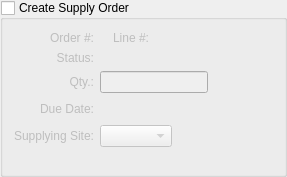
                <widget class="QGroupBox" name="_createSupplyOrder">
                 <property name="sizePolicy">
                  <sizepolicy hsizetype="Fixed" vsizetype="Preferred">
                   <horstretch>1</horstretch>
                   <verstretch>0</verstretch>
                  </sizepolicy>
                 </property>
                 <property name="title">
                  <string>Create Supply Order</string>
                 </property>
                 <property name="checkable">
                  <bool>true</bool>
                 </property>
                 <property name="checked">
                  <bool>false</bool>
                 </property>
                 <layout class="QGridLayout">
                  <item row="0" column="0">
                   <layout class="QHBoxLayout">
                    <item>
                     <layout class="QVBoxLayout">
                      <item>
                       <layout class="QGridLayout">
                        <item row="4" column="1">
                         <layout class="QHBoxLayout">
                          <item>
                           <widget class="WComboBox" name="_supplyWarehouse">
                            <property name="enabled">
                             <bool>false</bool>
                            </property>
                            <property name="type">
                             <enum>WComboBox::Sold</enum>
                            </property>
                           </widget>
                          </item>
                          <item>
                           <spacer>
                            <property name="orientation">
                             <enum>Qt::Horizontal</enum>
                            </property>
                            <property name="sizeHint" stdset="0">
                             <size>
                              <width>0</width>
                              <height>20</height>
                             </size>
                            </property>
                           </spacer>
                          </item>
                         </layout>
                        </item>
                        <item row="2" column="1">
                         <layout class="QHBoxLayout" name="horizontalLayout_7">
                          <item>
                           <widget class="XLineEdit" name="_supplyOrderQty">
                            <property name="alignment">
                             <set>Qt::AlignRight|Qt::AlignTrailing|Qt::AlignVCenter</set>
                            </property>
                           </widget>
                          </item>
                          <item>
                           <spacer name="horizontalSpacer_2">
                            <property name="orientation">
                             <enum>Qt::Horizontal</enum>
                            </property>
                            <property name="sizeHint" stdset="0">
                             <size>
                              <width>40</width>
                              <height>20</height>
                             </size>
                            </property>
                           </spacer>
                          </item>
                         </layout>
                        </item>
                        <item row="0" column="0">
                         <widget class="QLabel" name="_supplyOrderLit">
                          <property name="text">
                           <string>Order #:</string>
                          </property>
                          <property name="alignment">
                           <set>Qt::AlignRight|Qt::AlignTrailing|Qt::AlignVCenter</set>
                          </property>
                         </widget>
                        </item>
                        <item row="0" column="1">
                         <layout class="QHBoxLayout" name="_2">
                          <item>
                           <widget class="XLabel" name="_supplyOrder">
                            <property name="maximumSize">
                             <size>
                              <width>80</width>
                              <height>32767</height>
                             </size>
                            </property>
                            <property name="alignment">
                             <set>Qt::AlignRight|Qt::AlignTrailing|Qt::AlignVCenter</set>
                            </property>
                           </widget>
                          </item>
                          <item>
                           <widget class="QLabel" name="_supplyOrderLineLit">
                            <property name="text">
                             <string>Line #:</string>
                            </property>
                            <property name="alignment">
                             <set>Qt::AlignRight|Qt::AlignTrailing|Qt::AlignVCenter</set>
                            </property>
                           </widget>
                          </item>
                          <item>
                           <widget class="XLabel" name="_supplyOrderLine">
                            <property name="maximumSize">
                             <size>
                              <width>80</width>
                              <height>32767</height>
                             </size>
                            </property>
                            <property name="alignment">
                             <set>Qt::AlignRight|Qt::AlignTrailing|Qt::AlignVCenter</set>
                            </property>
                           </widget>
                          </item>
                          <item>
                           <spacer>
                            <property name="orientation">
                             <enum>Qt::Horizontal</enum>
                            </property>
                            <property name="sizeHint" stdset="0">
                             <size>
                              <width>0</width>
                              <height>0</height>
                             </size>
                            </property>
                           </spacer>
                          </item>
                         </layout>
                        </item>
                        <item row="3" column="1">
                         <layout class="QHBoxLayout">
                          <item>
                           <widget class="DLineEdit" name="_supplyOrderDueDate">
                            <property name="enabled">
                             <bool>false</bool>
                            </property>
                           </widget>
                          </item>
                          <item>
                           <spacer>
                            <property name="orientation">
                             <enum>Qt::Horizontal</enum>
                            </property>
                            <property name="sizeHint" stdset="0">
                             <size>
                              <width>0</width>
                              <height>20</height>
                             </size>
                            </property>
                           </spacer>
                          </item>
                         </layout>
                        </item>
                        <item row="3" column="0">
                         <widget class="QLabel" name="_supplyOrderDueDateLit">
                          <property name="text">
                           <string>Due Date:</string>
                          </property>
                          <property name="alignment">
                           <set>Qt::AlignRight|Qt::AlignTrailing|Qt::AlignVCenter</set>
                          </property>
                          <property name="buddy">
                           <cstring>_supplyOrderDueDate</cstring>
                          </property>
                         </widget>
                        </item>
                        <item row="1" column="0">
                         <widget class="QLabel" name="_supplyOrderStatusLit">
                          <property name="text">
                           <string>Status:</string>
                          </property>
                          <property name="alignment">
                           <set>Qt::AlignRight|Qt::AlignTrailing|Qt::AlignVCenter</set>
                          </property>
                         </widget>
                        </item>
                        <item row="1" column="1">
                         <widget class="QLabel" name="_supplyOrderStatus">
                          <property name="sizePolicy">
                           <sizepolicy hsizetype="Expanding" vsizetype="Preferred">
                            <horstretch>0</horstretch>
                            <verstretch>0</verstretch>
                           </sizepolicy>
                          </property>
                          <property name="alignment">
                           <set>Qt::AlignLeading|Qt::AlignLeft|Qt::AlignVCenter</set>
                          </property>
                         </widget>
                        </item>
                        <item row="4" column="0">
                         <widget class="QLabel" name="_supplyWarehouseLit">
                          <property name="enabled">
                           <bool>false</bool>
                          </property>
                          <property name="text">
                           <string>Supplying Site:</string>
                          </property>
                          <property name="alignment">
                           <set>Qt::AlignRight|Qt::AlignTrailing|Qt::AlignVCenter</set>
                          </property>
                          <property name="buddy">
                           <cstring>_supplyWarehouse</cstring>
                          </property>
                         </widget>
                        </item>
                        <item row="2" column="0">
                         <widget class="QLabel" name="_supplyOrderQtyLit">
                          <property name="text">
                           <string>Qty.:</string>
                          </property>
                          <property name="alignment">
                           <set>Qt::AlignRight|Qt::AlignTrailing|Qt::AlignVCenter</set>
                          </property>
                         </widget>
                        </item>
                       </layout>
                      </item>
                      <item>
                       <spacer>
                        <property name="orientation">
                         <enum>Qt::Vertical</enum>
                        </property>
                        <property name="sizeHint" stdset="0">
                         <size>
                          <width>259</width>
                          <height>16</height>
                         </size>
                        </property>
                       </spacer>
                      </item>
                     </layout>
                    </item>
                   </layout>
                  </item>
                 </layout>
                </widget>
